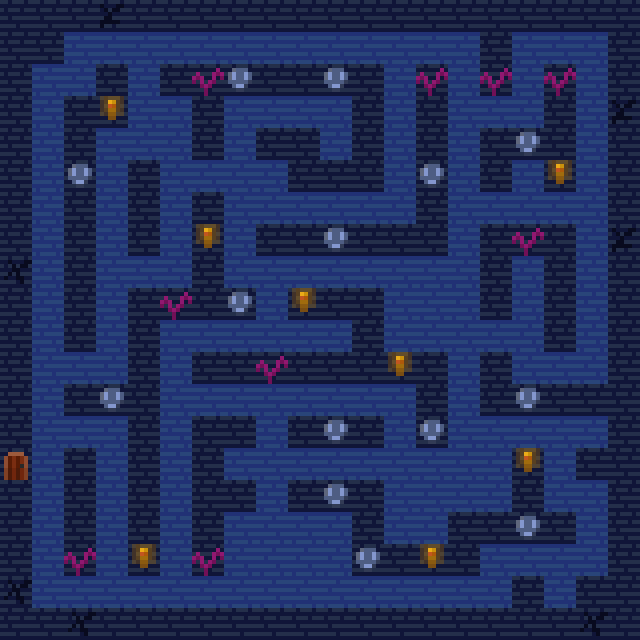

This is a level from a 2D game, rendered from its Tiled map with the project's own tilesets. A one-line summary and the map file follow, with tile-layer data summarised:
An orthogonal 20x20 tile map with 32x32 px tiles, 1 tile layer (tiles), 9 hidden layers not drawn and 28 objects (27x snake, playerSpawn).

<map version="1.10" tiledversion="1.12.2" orientation="orthogonal" renderorder="right-down" width="20" height="20" tilewidth="32" tileheight="32" infinite="0" nextlayerid="14" nextobjectid="30">
 <tileset firstgid="1" source="../assets/tiles/tilesets/dungeon1.tsx" />
 <layer id="1" name="tiles" width="20" height="20">
  <data>[400 cells, 400 non-empty, 8 distinct tile ids]</data>
 </layer>
 <objectgroup id="3" name="objects">
  <object id="1" name="playerSpawn" x="49.6667" y="467">
   <point />
  </object>
  <object id="2" name="spawnEnemy1" type="snake" x="240" y="117">
   <point />
  </object>
  <object id="3" name="spawnEnemy2" type="snake" x="335" y="116.5">
   <point />
  </object>
  <object id="4" name="spawnEnemy3" type="snake" x="338.5" y="277.5">
   <point />
  </object>
  <object id="5" name="spawnEnemy4" type="snake" x="466.5" y="185">
   <point />
  </object>
  <object id="6" name="spawnEnemy5" type="snake" x="113" y="439">
   <point />
  </object>
  <object id="7" name="spawnEnemy6" type="snake" x="241.5" y="337.5">
   <point />
  </object>
  <object id="8" name="spawnEnemy7" type="snake" x="335" y="462">
   <point />
  </object>
  <object id="9" name="spawnEnemy8" type="snake" x="337" y="532.5">
   <point />
  </object>
  <object id="10" name="spawnEnemy9" type="snake" x="370" y="598.5">
   <point />
  </object>
  <object id="12" name="spawnEnemy10" type="snake" x="239.5" y="278">
   <point />
  </object>
  <object id="13" name="spawnEnemy11" type="snake" x="111" y="368.5">
   <point />
  </object>
  <object id="14" name="spawnEnemy12" type="snake" x="332.5" y="407.5">
   <point />
  </object>
  <object id="15" name="spawnEnemy13" type="snake" x="337.5" y="560">
   <point />
  </object>
  <object id="16" name="spawnEnemy14" type="snake" x="434.5" y="464.5">
   <point />
  </object>
  <object id="17" name="spawnEnemy15" type="snake" x="400" y="440">
   <point />
  </object>
  <object id="18" name="spawnEnemy16" type="snake" x="465" y="436.5">
   <point />
  </object>
  <object id="19" name="spawnEnemy17" type="snake" x="527" y="570.5">
   <point />
  </object>
  <object id="20" name="spawnEnemy18" type="snake" x="529.5" y="373">
   <point />
  </object>
  <object id="21" name="spawnEnemy19" type="snake" x="528.5" y="436.5">
   <point />
  </object>
  <object id="22" name="spawnEnemy20" type="snake" x="528" y="180">
   <point />
  </object>
  <object id="23" name="spawnEnemy21" type="snake" x="528.5" y="121.5">
   <point />
  </object>
  <object id="24" name="spawnEnemy22" type="snake" x="402" y="177">
   <point />
  </object>
  <object id="25" name="spawnEnemy23" type="snake" x="335" y="215.5">
   <point />
  </object>
  <object id="26" name="spawnEnemy24" type="snake" x="335.5" y="53.5">
   <point />
  </object>
  <object id="27" name="spawnEnemy25" type="snake" x="240" y="52.5">
   <point />
  </object>
  <object id="28" name="spawnEnemy26" type="snake" x="112.5" y="179.5">
   <point />
  </object>
  <object id="29" name="spawnEnemy27" type="snake" x="46.5" y="181">
   <point />
  </object>
 </objectgroup>
 <group id="4" name="rooms" visible="0">
  <layer id="5" name="room1" width="20" height="20" visible="0">
   <data>[400 cells, 9 non-empty, 1 distinct tile ids]</data>
  </layer>
  <layer id="7" name="room2" width="20" height="20" visible="0">
   <data>[400 cells, 9 non-empty, 1 distinct tile ids]</data>
  </layer>
  <layer id="8" name="room3" width="20" height="20" visible="0">
   <data>[400 cells, 9 non-empty, 1 distinct tile ids]</data>
  </layer>
  <layer id="9" name="room4" width="20" height="20" visible="0">
   <data>[400 cells, 9 non-empty, 1 distinct tile ids]</data>
  </layer>
  <layer id="10" name="room5" width="20" height="20" visible="0">
   <data>[400 cells, 9 non-empty, 1 distinct tile ids]</data>
  </layer>
  <layer id="11" name="room6" width="20" height="20" visible="0">
   <data>[400 cells, 9 non-empty, 1 distinct tile ids]</data>
  </layer>
  <layer id="12" name="room7" width="20" height="20" visible="0">
   <data>[400 cells, 9 non-empty, 1 distinct tile ids]</data>
  </layer>
  <layer id="13" name="room8" width="20" height="20" visible="0">
   <data>[400 cells, 9 non-empty, 1 distinct tile ids]</data>
  </layer>
 </group>
 <layer id="2" name="collision" width="20" height="20" visible="0">
  <data>[400 cells, 201 non-empty, 1 distinct tile ids]</data>
 </layer>
</map>
